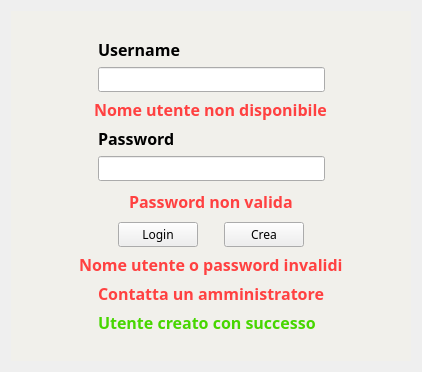
      <widget class="QWidget" name="pageLogin">
       <property name="styleSheet">
        <string notr="true">QWidget#pageLogin
{
	background-color: rgb(132, 132, 132);
}

QWidget#pageLogin
{
	border-radius: 0;
}</string>
       </property>
       <layout class="QGridLayout" name="gridLayout_9">
        <item row="1" column="1">
         <widget class="QWidget" name="widgetLogin" native="true">
          <property name="sizePolicy">
           <sizepolicy hsizetype="Fixed" vsizetype="Fixed">
            <horstretch>0</horstretch>
            <verstretch>0</verstretch>
           </sizepolicy>
          </property>
          <property name="minimumSize">
           <size>
            <width>400</width>
            <height>350</height>
           </size>
          </property>
          <property name="styleSheet">
           <string notr="true">QWidget#widgetLogin
{
background-color: rgba(244, 242, 229, 100);
}
</string>
          </property>
          <layout class="QGridLayout" name="gridLayout_4">
           <item row="2" column="1">
            <widget class="QLineEdit" name="lineEditLoginUsername">
             <property name="font">
              <font>
               <family>Cooper Black</family>
              </font>
             </property>
            </widget>
           </item>
           <item row="4" column="0">
            <spacer name="horizontalSpacer_10">
             <property name="orientation">
              <enum>Qt::Horizontal</enum>
             </property>
             <property name="sizeHint" stdset="0">
              <size>
               <width>0</width>
               <height>0</height>
              </size>
             </property>
            </spacer>
           </item>
           <item row="10" column="0" colspan="3" alignment="Qt::AlignHCenter">
            <widget class="QLabel" name="labelLoginLoginFailed">
             <property name="sizePolicy">
              <sizepolicy hsizetype="Fixed" vsizetype="Preferred">
               <horstretch>0</horstretch>
               <verstretch>0</verstretch>
              </sizepolicy>
             </property>
             <property name="font">
              <font>
               <family>Cooper Black</family>
               <pointsize>12</pointsize>
               <weight>75</weight>
               <italic>false</italic>
               <bold>true</bold>
               <kerning>true</kerning>
              </font>
             </property>
             <property name="styleSheet">
              <string notr="true">color: rgb(255, 65, 65);</string>
             </property>
             <property name="text">
              <string>Nome utente o password invalidi</string>
             </property>
            </widget>
           </item>
           <item row="1" column="1">
            <widget class="QLabel" name="labelTargetName_3">
             <property name="font">
              <font>
               <family>Cooper Black</family>
               <pointsize>12</pointsize>
               <weight>75</weight>
               <italic>false</italic>
               <bold>true</bold>
               <kerning>true</kerning>
              </font>
             </property>
             <property name="text">
              <string>Username</string>
             </property>
            </widget>
           </item>
           <item row="5" column="1">
            <widget class="QLineEdit" name="lineEditLoginPassword">
             <property name="font">
              <font>
               <family>Cooper Black</family>
              </font>
             </property>
             <property name="echoMode">
              <enum>QLineEdit::Password</enum>
             </property>
            </widget>
           </item>
           <item row="11" column="1">
            <widget class="QLabel" name="labelLoginContactAdmin">
             <property name="sizePolicy">
              <sizepolicy hsizetype="Fixed" vsizetype="Preferred">
               <horstretch>0</horstretch>
               <verstretch>0</verstretch>
              </sizepolicy>
             </property>
             <property name="font">
              <font>
               <family>Cooper Black</family>
               <pointsize>12</pointsize>
               <weight>75</weight>
               <italic>false</italic>
               <bold>true</bold>
               <kerning>true</kerning>
              </font>
             </property>
             <property name="styleSheet">
              <string notr="true">color: rgb(255, 65, 65);</string>
             </property>
             <property name="text">
              <string>Contatta un amministratore</string>
             </property>
            </widget>
           </item>
           <item row="9" column="1">
            <layout class="QHBoxLayout" name="horizontalLayout_8">
             <item>
              <widget class="QPushButton" name="pushButtonLoginLogin">
               <property name="sizePolicy">
                <sizepolicy hsizetype="Fixed" vsizetype="Fixed">
                 <horstretch>0</horstretch>
                 <verstretch>0</verstretch>
                </sizepolicy>
               </property>
               <property name="minimumSize">
                <size>
                 <width>80</width>
                 <height>0</height>
                </size>
               </property>
               <property name="font">
                <font>
                 <family>Cooper Black</family>
                </font>
               </property>
               <property name="text">
                <string>Login</string>
               </property>
              </widget>
             </item>
             <item>
              <widget class="QPushButton" name="pushButtonLoginCreate">
               <property name="sizePolicy">
                <sizepolicy hsizetype="Fixed" vsizetype="Fixed">
                 <horstretch>0</horstretch>
                 <verstretch>0</verstretch>
                </sizepolicy>
               </property>
               <property name="minimumSize">
                <size>
                 <width>80</width>
                 <height>0</height>
                </size>
               </property>
               <property name="font">
                <font>
                 <family>Cooper Black</family>
                </font>
               </property>
               <property name="text">
                <string>Crea</string>
               </property>
              </widget>
             </item>
            </layout>
           </item>
           <item row="8" column="0">
            <spacer name="verticalSpacer_9">
             <property name="orientation">
              <enum>Qt::Vertical</enum>
             </property>
             <property name="sizeType">
              <enum>QSizePolicy::Fixed</enum>
             </property>
             <property name="sizeHint" stdset="0">
              <size>
               <width>20</width>
               <height>3</height>
              </size>
             </property>
            </spacer>
           </item>
           <item row="12" column="1">
            <widget class="QLabel" name="labelLoginSigninOk">
             <property name="sizePolicy">
              <sizepolicy hsizetype="Fixed" vsizetype="Preferred">
               <horstretch>0</horstretch>
               <verstretch>0</verstretch>
              </sizepolicy>
             </property>
             <property name="font">
              <font>
               <family>Cooper Black</family>
               <pointsize>12</pointsize>
               <weight>75</weight>
               <italic>false</italic>
               <bold>true</bold>
               <kerning>true</kerning>
              </font>
             </property>
             <property name="styleSheet">
              <string notr="true">color: rgb(71, 214, 0);</string>
             </property>
             <property name="text">
              <string>Utente creato con successo</string>
             </property>
            </widget>
           </item>
           <item row="3" column="0" colspan="3" alignment="Qt::AlignHCenter">
            <widget class="QLabel" name="labelLoginUsernameFailed">
             <property name="sizePolicy">
              <sizepolicy hsizetype="Expanding" vsizetype="Preferred">
               <horstretch>0</horstretch>
               <verstretch>0</verstretch>
              </sizepolicy>
             </property>
             <property name="font">
              <font>
               <family>Cooper Black</family>
               <pointsize>12</pointsize>
               <weight>75</weight>
               <italic>false</italic>
               <bold>true</bold>
               <kerning>true</kerning>
              </font>
             </property>
             <property name="styleSheet">
              <string notr="true">color: rgb(255, 65, 65);</string>
             </property>
             <property name="text">
              <string>Nome utente non disponibile</string>
             </property>
            </widget>
           </item>
           <item row="0" column="1">
            <spacer name="verticalSpacer_4">
             <property name="orientation">
              <enum>Qt::Vertical</enum>
             </property>
             <property name="sizeHint" stdset="0">
              <size>
               <width>0</width>
               <height>0</height>
              </size>
             </property>
            </spacer>
           </item>
           <item row="4" column="1">
            <widget class="QLabel" name="labelTargetName_4">
             <property name="font">
              <font>
               <family>Cooper Black</family>
               <pointsize>12</pointsize>
               <weight>75</weight>
               <italic>false</italic>
               <bold>true</bold>
               <kerning>true</kerning>
              </font>
             </property>
             <property name="text">
              <string>Password</string>
             </property>
            </widget>
           </item>
           <item row="4" column="2">
            <spacer name="horizontalSpacer_11">
             <property name="orientation">
              <enum>Qt::Horizontal</enum>
             </property>
             <property name="sizeHint" stdset="0">
              <size>
               <width>0</width>
               <height>0</height>
              </size>
             </property>
            </spacer>
           </item>
           <item row="7" column="0" colspan="3" alignment="Qt::AlignHCenter">
            <widget class="QLabel" name="labelLoginPasswordFailed">
             <property name="sizePolicy">
              <sizepolicy hsizetype="Expanding" vsizetype="Preferred">
               <horstretch>0</horstretch>
               <verstretch>0</verstretch>
              </sizepolicy>
             </property>
             <property name="font">
              <font>
               <family>Cooper Black</family>
               <pointsize>12</pointsize>
               <weight>75</weight>
               <italic>false</italic>
               <bold>true</bold>
               <kerning>true</kerning>
              </font>
             </property>
             <property name="styleSheet">
              <string notr="true">color: rgb(255, 65, 65);</string>
             </property>
             <property name="text">
              <string>Password non valida</string>
             </property>
            </widget>
           </item>
           <item row="13" column="1">
            <spacer name="verticalSpacer_3">
             <property name="orientation">
              <enum>Qt::Vertical</enum>
             </property>
             <property name="sizeHint" stdset="0">
              <size>
               <width>0</width>
               <height>0</height>
              </size>
             </property>
            </spacer>
           </item>
           <item row="6" column="0">
            <spacer name="verticalSpacer_10">
             <property name="orientation">
              <enum>Qt::Vertical</enum>
             </property>
             <property name="sizeType">
              <enum>QSizePolicy::Fixed</enum>
             </property>
             <property name="sizeHint" stdset="0">
              <size>
               <width>20</width>
               <height>3</height>
              </size>
             </property>
            </spacer>
           </item>
          </layout>
         </widget>
        </item>
        <item row="0" column="1">
         <spacer name="verticalSpacer_7">
          <property name="orientation">
           <enum>Qt::Vertical</enum>
          </property>
          <property name="sizeHint" stdset="0">
           <size>
            <width>0</width>
            <height>0</height>
           </size>
          </property>
         </spacer>
        </item>
        <item row="1" column="0">
         <spacer name="horizontalSpacer_8">
          <property name="orientation">
           <enum>Qt::Horizontal</enum>
          </property>
          <property name="sizeHint" stdset="0">
           <size>
            <width>0</width>
            <height>0</height>
           </size>
          </property>
         </spacer>
        </item>
        <item row="1" column="2">
         <spacer name="horizontalSpacer_9">
          <property name="orientation">
           <enum>Qt::Horizontal</enum>
          </property>
          <property name="sizeHint" stdset="0">
           <size>
            <width>0</width>
            <height>0</height>
           </size>
          </property>
         </spacer>
        </item>
        <item row="2" column="1">
         <spacer name="verticalSpacer_8">
          <property name="orientation">
           <enum>Qt::Vertical</enum>
          </property>
          <property name="sizeHint" stdset="0">
           <size>
            <width>0</width>
            <height>0</height>
           </size>
          </property>
         </spacer>
        </item>
       </layout>
      </widget>
